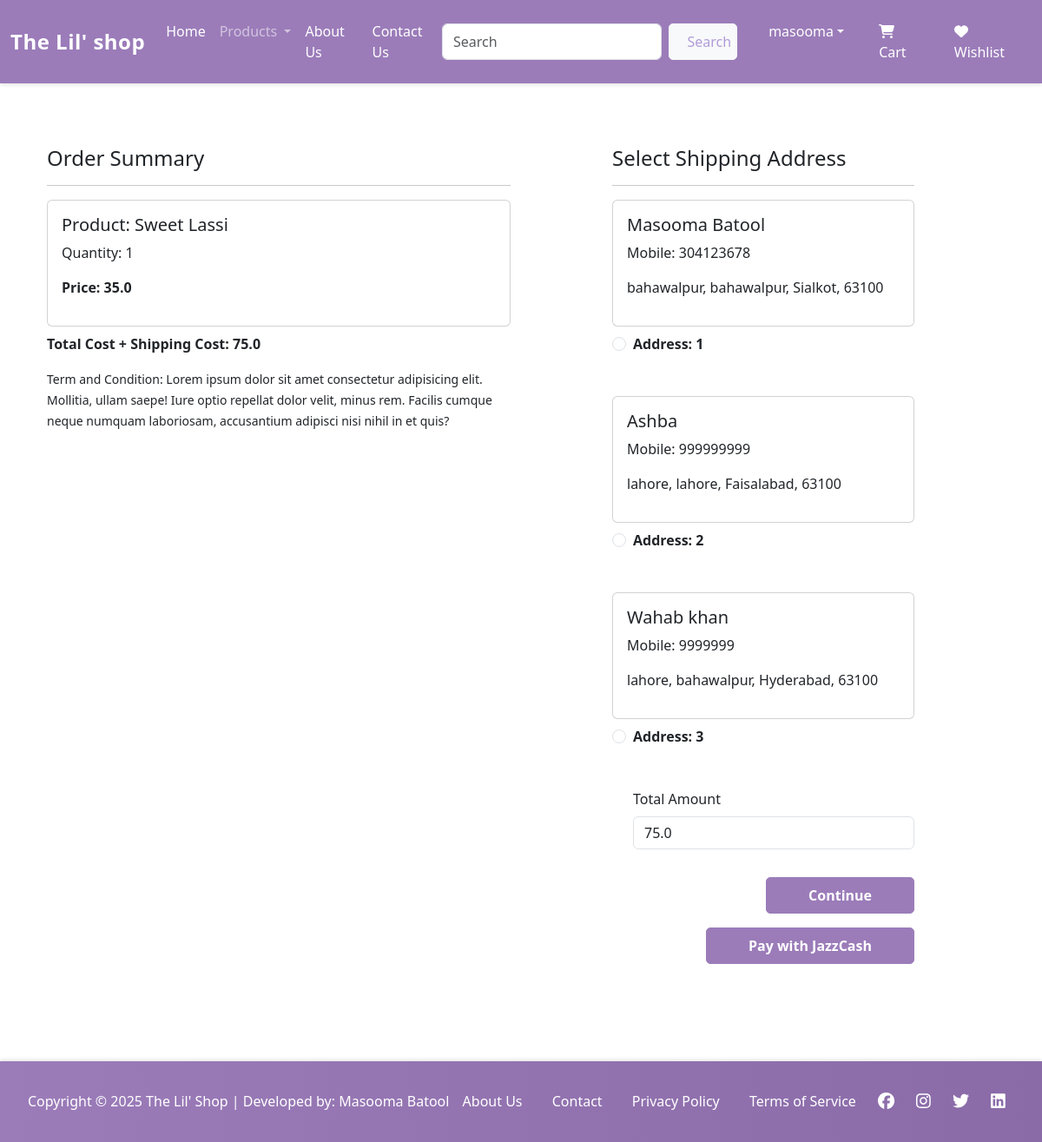
The app's page /checkout/ (signed in) with its own data.
### app/models.py (models this page shows, shortened)
class Cart(models.Model):
    user = models.ForeignKey(User, on_delete=models.CASCADE)
    product = models.ForeignKey(Product, on_delete=models.CASCADE)
    quantity = models.PositiveIntegerField(default=1)

class Product(models.Model):
    title = models.CharField(max_length=200)
    selling_price = models.FloatField(blank=True, null=True)
    discounted_price = models.FloatField(blank=True, null=True)
    description = models.TextField(blank=True)
    category = models.CharField(choices=CATEGORY_CHOICES, max_length=200)
    product_image = models.ImageField(upload_to='product')
    composition = models.TextField(default='')
    prodapp = models.TextField(default='')

class Customer(models.Model):
    user = models.ForeignKey(User, on_delete=models.CASCADE)
    name = models.CharField(max_length=200)
    locality = models.CharField(max_length=200)
    city = models.CharField(max_length=200)
    mobile = models.IntegerField(default=0)
    state = models.CharField(choices=STATE_CHOICES, max_length=200)
    zipcode = models.IntegerField()

### app/views.py (the view, shortened to what this page needs)
# urls.py: path('checkout/', views.checkout.as_view(), name='checkout'),
@method_decorator(login_required, name='dispatch')
class checkout(View):
    def get(self, request):
        if not request.user.is_authenticated:
            return redirect('login')
        user = request.user
        add = Customer.objects.filter(user=user)
        cart_items = Cart.objects.filter(user=user)
        if not cart_items:
            return redirect('showcart')
        famount = 0
        for p in cart_items:
            value = p.quantity * p.product.discounted_price
            famount = famount + value
        totalamount = famount + 40
        return render(request, "app/checkout.html", locals())

### app/templates/app/checkout.html (shortened to what this page needs)
{% extends 'app/base.html' %}
{% load static %}
{% block maincontent %}
<div class="container">
   <div class="row mt-5">
    <div class="col-sm-6">
        <h4>Order Summary</h4>
        <hr>
        {% for item in cart_items %}
        <div class="card mb-2">
            <div class="card-body">
                <h5>Product: {{item.product.title}}</h5>
                <p>Quantity: {{item.quantity}}</p>
                <p class="fw-bold">Price: {{item.product.discounted_price}}</p>
            </div>
        </div>
        {% endfor %}
        <p class="fw-bold">Total Cost + Shipping Cost: {{totalamount}}</p>
        <small>Term and Condition: Lorem ipsum dolor sit amet consectetur adipisicing elit. Mollitia, ullam saepe! Iure optio repellat dolor velit, minus rem. Facilis cumque neque numquam laboriosam, accusantium adipisci nisi nihil in et quis?</small>
    </div>
    <div class="col-sm-4 offset-sm-1">
        <h4>Select Shipping Address</h4>
        <hr>
        <form action="{% url 'checkout' %}" method="post" id="myform">
            {% for ad in add %}
            <div class="card">
                <div class="card-body">
                    <h5>{{ad.name}}</h5>
                    <p>Mobile: {{ad.mobile}}</p>
                    <p>{{ad.locality}}, {{ad.city}}, {{ad.state}}, {{ad.zipcode}}</p>
                </div>
            </div>
            <div class="form-check mt-2 mb-5">
                <input class="form-check-input" type="radio" name="custid" id="custadd{{forloop.counter}}" value="{{ad.id}}">
                <label class="form-check-label fw-bold" for="custadd{{forloop.counter}}">
                    Address: {{forloop.counter}}
                </label>
            </div>
            {% endfor %}
            <div class="form-check mb-3">
                <label for="totamount" class="form-label">Total Amount</label>
                <input type="number" class="form-control" name="totamount" value="{{totalamount}}" readonly>
            </div>
            <div class="text-end">
                <button type="submit" class="btn btn-warning mt-3 px-5 fw-bold">Continue</button>
                <button id="rzp-button1" type="button" class="btn btn-danger mt-3 px-5 fw-bold">Pay with JazzCash</button>
            </div>
        </form>
    </div>
   </div>
</div>
{% endblock maincontent %}

### app/templates/app/base.html (shortened to what this page needs)
<!DOCTYPE html>
{% load static %}
<html lang="en">
<head>
    <link href="https://cdn.jsdelivr.net/npm/bootstrap@5.3.5/dist/css/bootstrap.min.css" rel="stylesheet"
>
    <link rel="stylesheet" href="{% static 'app/css/owl.carousel.min.css' %}">
    <link rel="stylesheet" href="{% static 'app/css/all.min.css' %}">
    <link rel="stylesheet" href="{% static 'app/css/style.css' %}">
    <link rel="stylesheet" href="{% static 'app/css/custom.css' %}">
</head>
<body>
    <nav class="navbar navbar-expand-lg navbar-dark bg-success">
        <div class="container-fluid">
          <a class="navbar-brand" href="/">The Lil' shop</a>
          <div class="collapse navbar-collapse" id="navbarSupportedContent">
            <ul class="navbar-nav me-auto mb-2 mb-lg-0">
              <li class="nav-item">
                <a class="nav-link active" aria-current="page" href="/">Home</a>
              </li>
              <li class="nav-item dropdown">
                <a class="nav-link dropdown-toggle" href="#" role="button" data-bs-toggle="dropdown" aria-expanded="false">
                  Products
                </a>
              </li>
              <li class="nav-item">
                <a class="nav-link text-white" href="{% url 'about' %}">About Us</a>
              </li>
              <li class="nav-item">
                <a class="nav-link text-white" href="{% url 'contact' %}">Contact Us</a>
              </li>
            </ul>
            <form class="d-flex me-3" role="search" action="/search">
              <input class="form-control me-2" type="search" placeholder="Search"name="search" aria-label="Search">
              <button class="btn btn-light" type="submit" style="color: #B19CD9;">Search</button>
            </form>
          </div>
          <ul class="navbar-nav auth-buttons">
            {% if user.is_authenticated %}
              <li class="nav-item dropdown mx-2">
                <a class="nav-link dropdown-toggle text-white" href="#"
                   id="profileDropdown" role="button" data-bs-toggle="dropdown" aria-expanded="false">{{user.username}}</a>
              </li>
              <li class="nav-item mx-2"><a href="{% url 'showcart' %}" class="nav-link text-white"><i class="fas fa-shopping-cart"></i> Cart</a></li>
              <li class="nav-item mx-2"><a href="{% url 'wishlist' %}" class="nav-link text-white"><i class="fas fa-heart"></i> Wishlist</a></li>
            {% else %}
              <li class="nav-item mx-2"><a href="{% url 'login' %}" class="nav-link text-white login-btn">Login</a></li>
              <li class="nav-item mx-2"><a href="{% url 'customerregistration' %}" class="nav-link register-btn">Register</a></li>
            {% endif %}
          </ul>
        </div>
    </nav>
    <div class="container mt-4">
        {% block maincontent %}{% endblock maincontent %}
    </div>
    <footer class="container-fluid footer mt-5">
        <div class="footer-content">
            <div class="copyright">
                Copyright © 2025 The Lil' Shop | Developed by: Masooma Batool
            </div>
            <ul class="footer-links">
                <li><a href="{% url 'about' %}">About Us</a></li>
                <li><a href="{% url 'contact' %}">Contact</a></li>
                <li><a href="#">Privacy Policy</a></li>
                <li><a href="#">Terms of Service</a></li>
            </ul>
            <div class="social-links">
                <a href="#" title="Facebook"><i class="fab fa-facebook"></i></a>
                <a href="#" title="Instagram"><i class="fab fa-instagram"></i></a>
                <a href="#" title="Twitter"><i class="fab fa-twitter"></i></a>
                <a href="#" title="LinkedIn"><i class="fab fa-linkedin"></i></a>
            </div>
        </div>
    </footer>
</body>
</html>

### app/static/app/css/custom.css (style rules this page uses)
.bg-success { background-color: #9B7CB9 !important; }
.navbar { box-shadow: 0 2px 4px rgba(0, 0, 0, 0.1); padding: 1rem 0; }
.navbar-brand { font-size: 1.5rem; font-weight: 600; letter-spacing: 0.5px; }
.nav-link { font-weight: 500; transition: all 0.3s ease; }
.footer { background: linear-gradient(to right, #9B7CB9, #8A6BA8) !important; padding: 2rem 0 !important; color: white !important; box-shadow: 0 -2px 4px rgba(0, 0, 0, 0.1); margin-top: auto; }
body { min-height: 100vh; display: flex; flex-direction: column; }
.container { flex: 1; margin-bottom: 2rem; }
.footer-content { display: flex; justify-content: space-between; align-items: center; flex-wrap: wrap; padding: 0 2rem; }
.footer-links { margin: 0; padding: 0; list-style: none; }
.footer-links li { display: inline-block; margin: 0 15px; }
.footer-links a { color: white; text-decoration: none; transition: all 0.3s ease; }
.social-links { font-size: 1.2rem; }
.social-links a { color: white; margin: 0 10px; transition: all 0.3s ease; }
.btn { border-radius: 5px; transition: all 0.3s ease; font-weight: 500; padding: 8px 20px; position: relative; overflow: hidden; }
.btn-warning { background-color: #9B7CB9 !important; border-color: #9B7CB9 !important; color: white !important; }
.btn-danger { background-color: #9B7CB9 !important; border-color: #9B7CB9 !important; color: white !important; }
.btn::before { content: ''; position: absolute; top: 0; left: -100%; width: 100%; height: 100%; background: linear-gradient( 120deg, transparent, rgba(255, 255, 255, 0.3), transparent ); transition: all 0.6s; }

### app/templates/app/base.html (style rules this page uses)
.auth-buttons .nav-link { padding: 0.5rem 1rem; margin: 0 0.25rem; border-radius: 4px; }

### records on screen
Cart: product "Sweet Lassi", quantity "1", product.discounted_price "35.0"
Customer: name "Masooma Batool", mobile "304123678", locality "bahawalpur", city "bahawalpur", state "Sialkot", zipcode "63100"
Customer: name "Ashba", mobile "999999999", locality "lahore", city "lahore", state "Faisalabad", zipcode "63100"
Customer: name "Wahab khan", mobile "9999999", locality "lahore", city "bahawalpur", state "Hyderabad", zipcode "63100"

### other values on screen
{{ user.username }} "masooma"
{{ totalamount }} "75.0"
